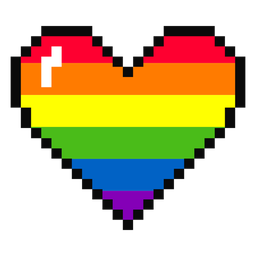
#> input picture mc-906/second/rainbow.png, 256 x 256 px, shrunk from 512 x 512 before the run
$ python -i image.py   (imports and definitions only)
#> lines starting #> are read from the running program, lines starting #| are printed output that depends on the picture
from PIL import Image
from random import randint, uniform

CUBE_DIVIDE = 32

class ImageWrapper:
	img = None
	count = {}
	pixels = []

	def __init__(self, path):
#> called with path = 'rainbow.png'
		self.img = Image.open(path).convert('RGB')
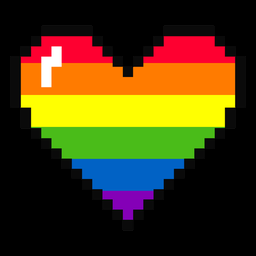
#> self.img: PIL image 256x256 RGB; mean R, G, B 73.3, 58.4, 18.4
		self.pixels = self.img.load()
		self.load_count()

	def get(self, point):
		(x, y) = point
		r, g, b = self.pixels[x,y][:3]
		return ( self.normalize(r), self.normalize(g), self.normalize(b) )

	def normalize(self, value):
		lower = int(CUBE_DIVIDE * (value // CUBE_DIVIDE))
		return int(lower + CUBE_DIVIDE // 2)

	def random_color(self):
		width, height = self.img.size
		return self.get( (randint(0, width - 1), randint(0, height - 1)) )

	def load_count(self):
		width, height = self.img.size
#> width = 256; height = 256
		for x in range(0, width):
			for y in range(0, height):
				color = self.get((x, y))
				self.count[color] = self.count.get(color, 0) + 1
#> this loop made 256 passes

	def percentage(self, color):
		width, height = self.img.size
		return self.count.get(color, 0) / float(width * height)

	# [7 lines left out: function save, not called in this run]

class ColorPalletProblem:
	img = None
	pallet = []

	def __init__(self, pallet, img):
		self.img = img
		self.pallet = pallet

	def fitness(self):
		return sum([ self.img.percentage(color) * self.grey_scale(color) for color in self.pallet ])

	def grey_scale(self, color):
		r, g, b = color
		return abs(r - g) * abs(g - b) * abs(r - b)

	# [56 lines left out: functions crossover_uniform, crossover_single, mutate, mutate2, not called in this run]

>>> result = ImageWrapper('rainbow.png').random_color()
